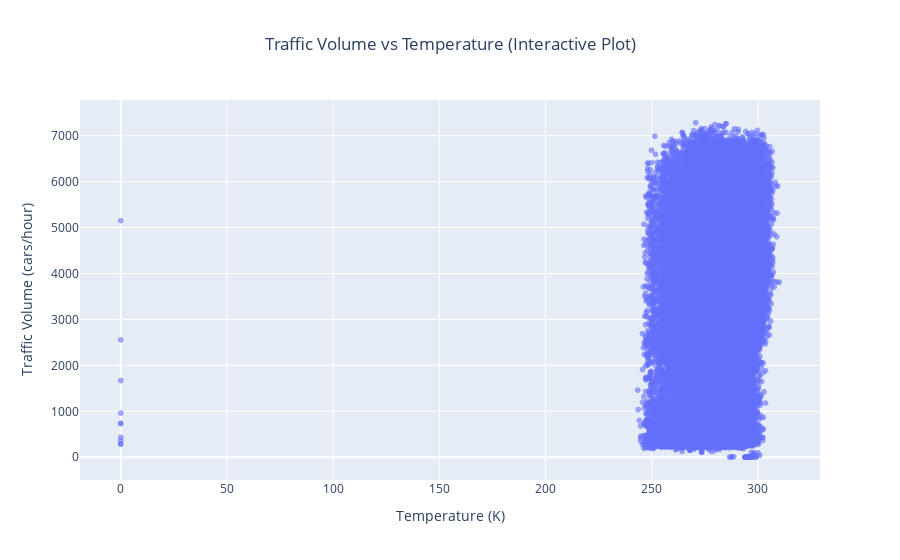

Here is the notebook cell this chart was saved with:
### Markdown cell above
### 2.4. Interactive Charting Tools (Plotly/Altair) - Optional/Bonus

### Code cell
import plotly.express as px

fig = px.scatter(
    df,
    x='temp',
    y='traffic_volume',
    hover_data=['weather_description'],
    title="Traffic Volume vs Temperature (Interactive Plot)",
    labels={'temp': 'Temperature (K)', 'traffic_volume': 'Traffic Volume (cars/hour)'},
    opacity=0.6
)

fig.update_layout(
    xaxis=dict(title='Temperature (K)'),
    yaxis=dict(title='Traffic Volume (cars/hour)'),
    title=dict(x=0.5)
)

fig.show()

### Figure 1 — Plotly figure (JSON) as saved in the notebook; plotly's stock layout.template omitted (floating-point values rounded to 4 significant figures; data arrays with more than 128 entries replaced by an {"elided": "..."} marker saying what was removed)
{"data": [{"customdata": {"elided": "48204x1 str values"}, "hovertemplate": "Temperature (K)=%{x}<br>Traffic Volume (cars/hour)=%{y}<br>weather_description=%{customdata[0]}<extra></extra>", "legendgroup": "", "marker": {"color": "#636efa", "opacity": 0.6, "symbol": "circle"}, "mode": "markers", "name": "", "showlegend": false, "type": "scattergl", "x": {"elided": "48204 float values"}, "xaxis": "x", "y": {"elided": "48204 int values"}, "yaxis": "y"}], "layout": {"legend": {"tracegroupgap": 0}, "title": {"text": "Traffic Volume vs Temperature (Interactive Plot)", "x": 0.5}, "xaxis": {"anchor": "y", "domain": [0, 1], "title": {"text": "Temperature (K)"}}, "yaxis": {"anchor": "x", "domain": [0, 1], "title": {"text": "Traffic Volume (cars/hour)"}}}}
